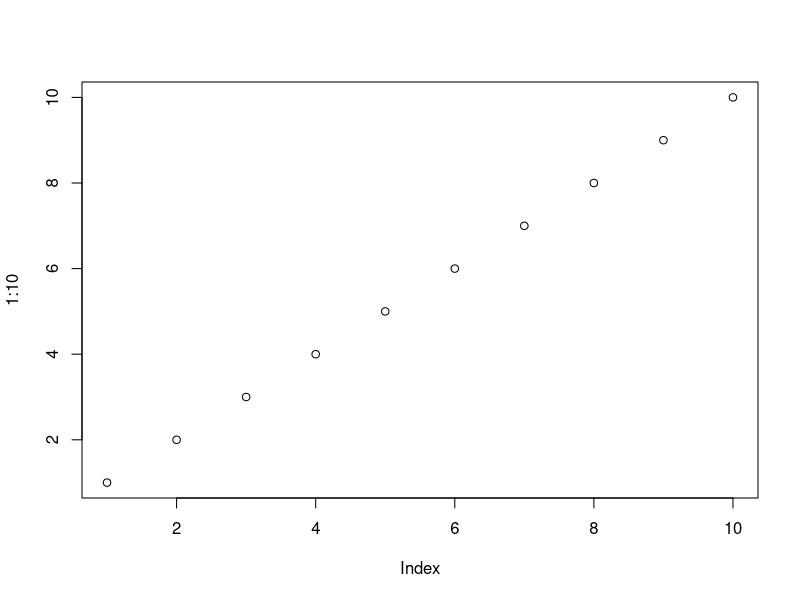
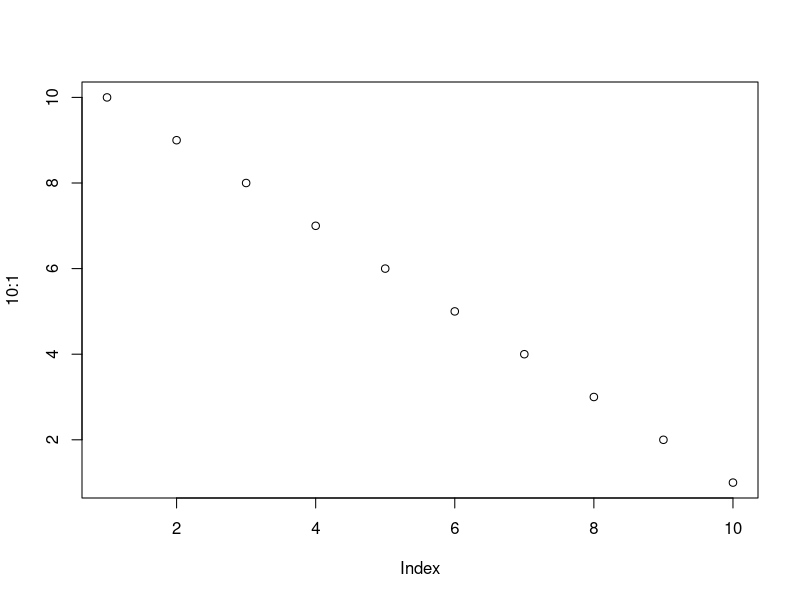
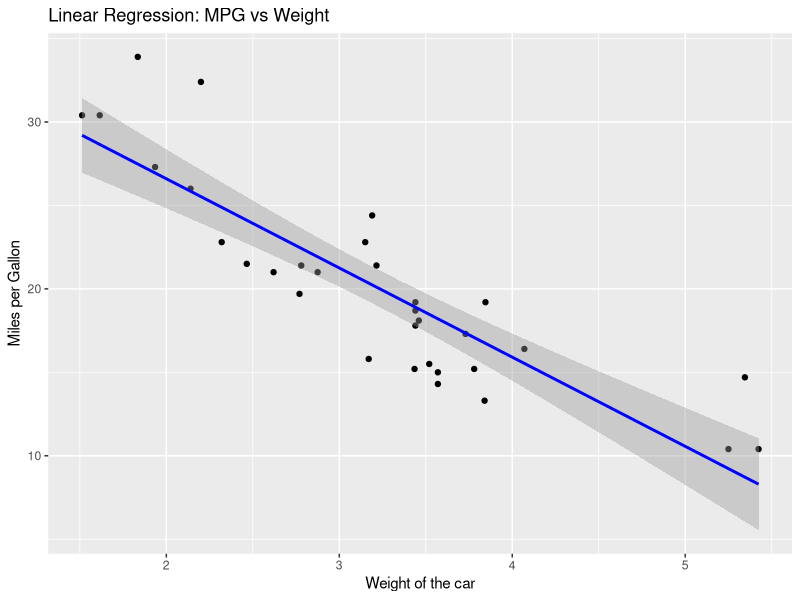

These charts were generated, in order, by the following R code:
## ---- chunk 1
knitr::opts_chunk$set(
  collapse = TRUE,
  comment = "#>"
)
## ---- chunk 2
plot(1:10)
plot(10:1)
## ---- chunk 3

knitr::kable(head(mtcars, 10))
## ---- chunk 4
# Load necessary libraries
library(ggplot2)

# Load the dataset
# For this example, we'll use the built-in 'mtcars' dataset
data(mtcars)

# Fit the linear model
# Predicting 'mpg' (miles per gallon) using 'wt' (weight of the car)
model <- lm(mpg ~ wt, data = mtcars)

# Summarize the model
summary(model)

# Make predictions
# Predict mpg for a new data point where wt = 3
new_data <- data.frame(wt = 3)
predicted_mpg <- predict(model, newdata = new_data)
print(predicted_mpg)

# Plot the data and the regression line
ggplot(mtcars, aes(x = wt, y = mpg)) +
  geom_point() +
  geom_smooth(method = "lm", col = "blue") +
  labs(title = "Linear Regression: MPG vs Weight",
       x = "Weight of the car",
       y = "Miles per Gallon")
